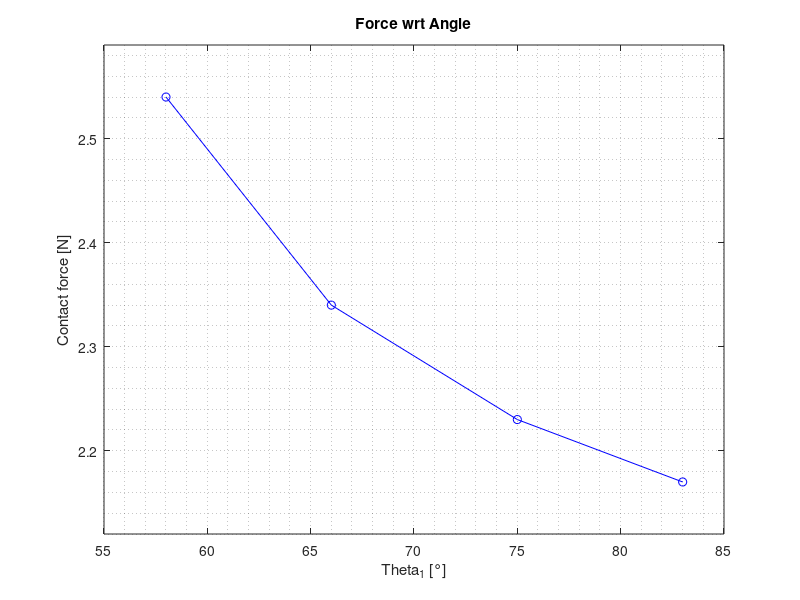
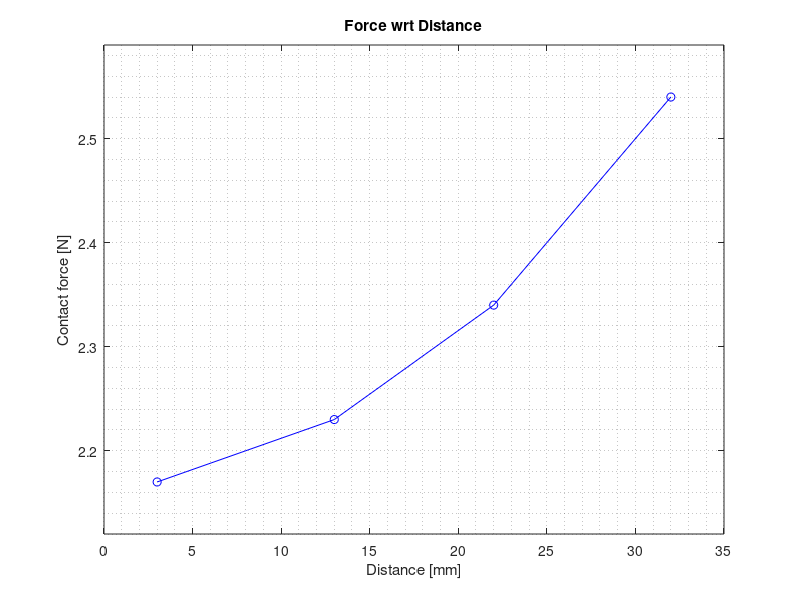

MATLAB code to generate these figures, in order:
clear all
close all
clc 

%{ 
Si valuta come un cilindro di egual massa ma di diverso raggio possa essere 
preso dal gripper. 

L'oggetto ha massa m=35 gr.

La coppia è fissata a 150 Nmm, la forza è valutata al variare dell'apertura
del gripper.
%}


angle = [83 75 66 58];          %Gradi
force = [2.17 2.23 2.34 2.54];  %N
distance = [3 13 22 32];        %mm


figure(1)
plot(angle,force,'b-o')
grid minor
title('Force wrt Angle')
xlabel("Theta_1 [°]")
ylabel("Contact force [N]")
xlim([min(angle) - 3, max(angle) + 2]); 
ylim([min(force) - 0.05, max(force) + 0.05]); 


figure(2)
plot(distance,force,'b-o')
grid minor
title('Force wrt Distance')
xlabel("Distance [mm]")
ylabel("Contact force [N]")
xlim([min(distance) - 3, max(distance) + 3]); 
ylim([min(force) - 0.05, max(force) + 0.05]); 


%{
Al diminuire di theta_1 la forza esercitata dal gripper tende ad aumentare.

All'aumentare della distanza tra le falangi del gripper la forza esercitata
dal gripper tende ad aumentare
%}
